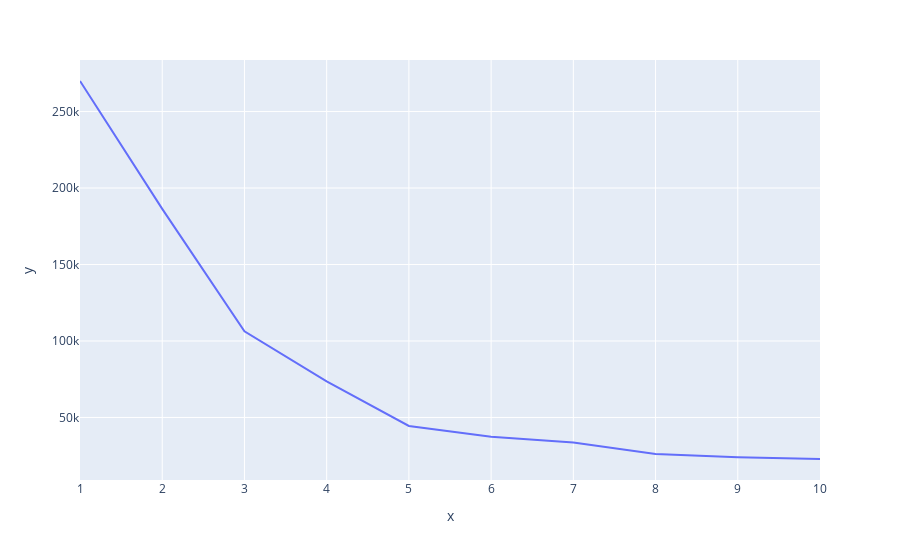

Source (notebook cell):
### Code cell
fig = px.line(x=range(1,11), y= wcss)
fig.show()

### Figure 1 — Plotly figure (JSON) as saved in the notebook; plotly's stock layout.template omitted (floating-point values rounded to 4 significant figures)
{"data": [{"hovertemplate": "x=%{x}<br>y=%{y}<extra></extra>", "legendgroup": "", "line": {"color": "#636efa", "dash": "solid"}, "marker": {"symbol": "circle"}, "mode": "lines", "name": "", "orientation": "v", "showlegend": false, "type": "scatter", "x": [1, 2, 3, 4, 5, 6, 7, 8, 9, 10], "xaxis": "x", "y": [270000.0, 186400.0, 106300.0, 73680.0, 44450.0, 37460.0, 33630.0, 26140.0, 23940.0, 22860.0], "yaxis": "y"}], "layout": {"legend": {"tracegroupgap": 0}, "margin": {"t": 60}, "xaxis": {"anchor": "y", "domain": [0, 1], "title": {"text": "x"}}, "yaxis": {"anchor": "x", "domain": [0, 1], "title": {"text": "y"}}}}
